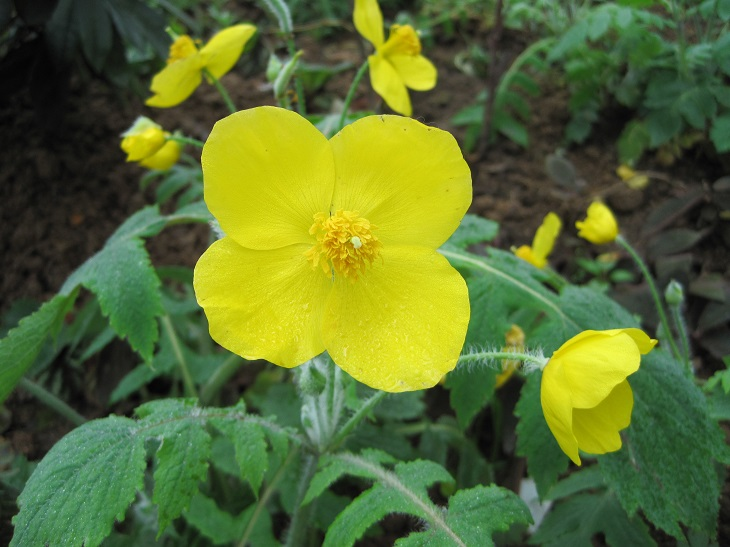
#> input picture 几何变换/image0.JPG, 730 x 547 px, found by its file name
$ jupyter execute image_Mirror.ipynb
#> lines starting #> are read from the running program, lines starting #| are printed output that depends on the picture; after the words box and inside, x2 and y2 are one past the last pixel; in counts of white or black regions, pixels touching at a corner belong together
[cell 1]
import cv2
import numpy as np
img = cv2.imread('image0.jpg', 1)
#> img is the input picture: shape (547, 730, 3); mean B, G, R 48.7, 109.6, 90.1
cv2.imshow('src', img)
imgInfo = img.shape # (height, width)
#> imgInfo = (547, 730, 3)
height = imgInfo[0]
#> height = 547
width = imgInfo[1]
#> width = 730
deep = imgInfo[2]
#> deep = 3
newImgInfo = (height*2, width, deep)
#> newImgInfo = (1094, 730, 3)
dst = np.zeros(newImgInfo, np.uint8)
for i in range(height):
    for j in range(width):
        dst[i,j] = img[i,j]
        dst[height*2 - i - 1, j] = img[i,j]
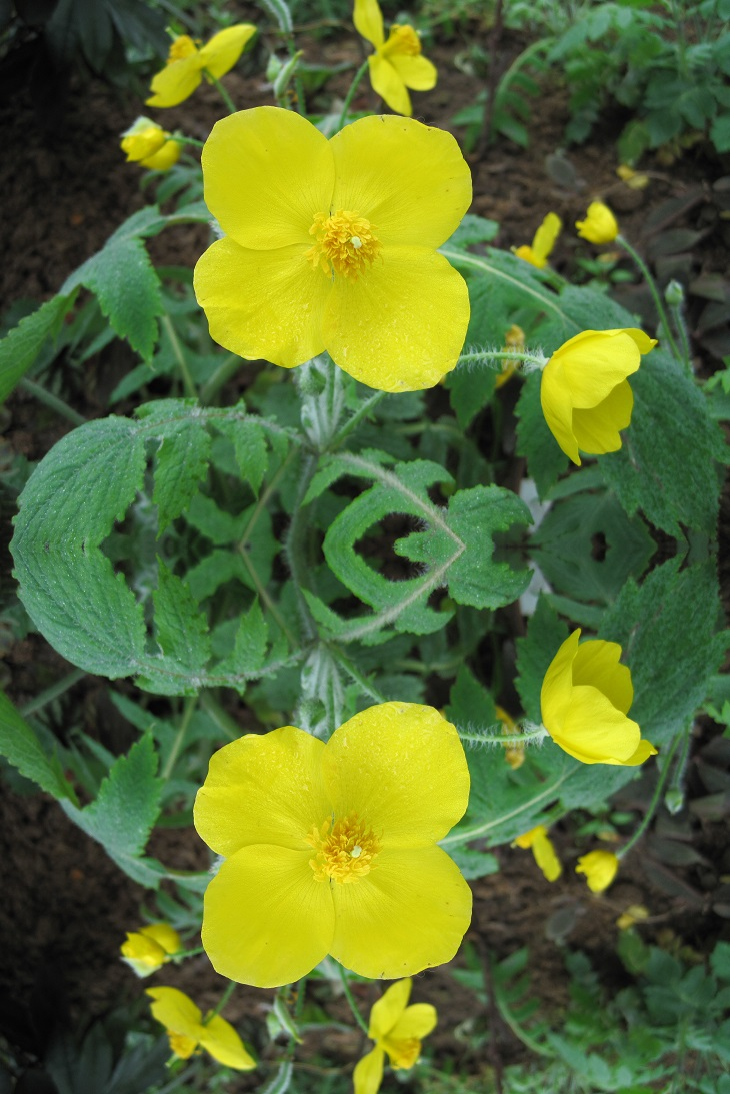
#> dst: shape (1094, 730, 3); mean B, G, R 48.7, 109.6, 90.1
for i in range(width):
    dst[height,i] = (0,0,255) # bgr
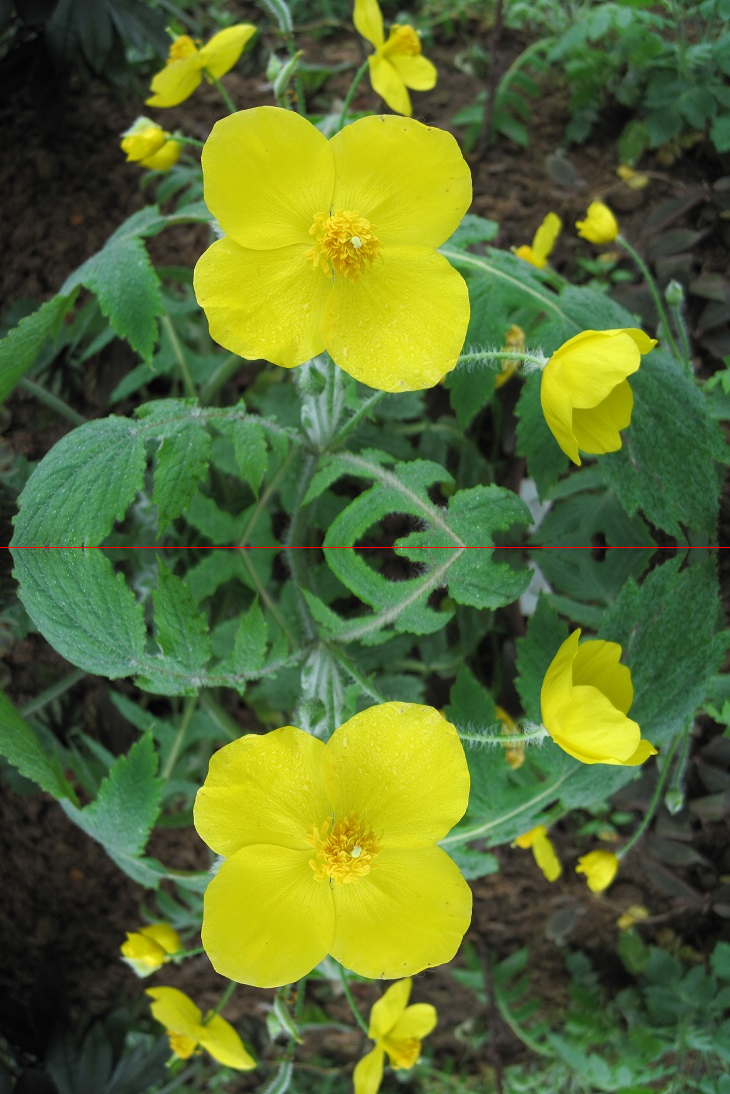
#> dst: shape (1094, 730, 3); 0.09% of pixels changed, all inside (x1, y1, x2, y2) = (0, 547, 730, 548)
cv2.imshow('dst', dst)
cv2.waitKey(0)
